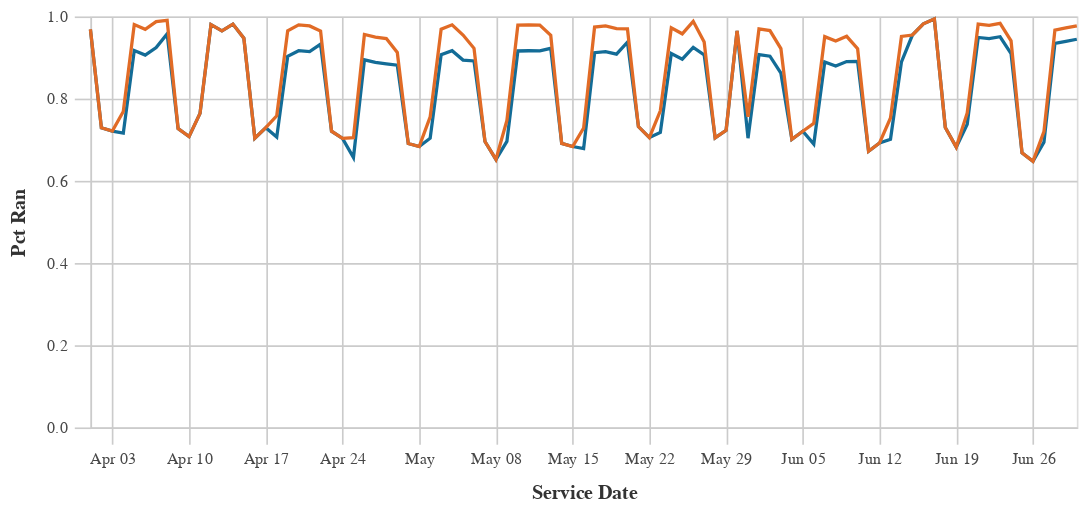

Notebook code for this chart:
### Code cell
line_1 = alt.Chart(with_3501).mark_line().encode(
    x=alt.X('service_date', title=_dla_utils.labeling('service_date')),
    y=alt.Y('pct_ran', title=_dla_utils.labeling('pct_ran')),
    color=alt.value("#136C97"))
line_2 = alt.Chart(no_3501).mark_line().encode(
    x=alt.X('service_date', title=_dla_utils.labeling('service_date')),
    y=alt.Y('pct_ran', title=_dla_utils.labeling('pct_ran')),
    color=alt.value("#E16B26"))
chart = line_1+line_2
line_chart = styleguide.preset_chart_config(chart)
line_chart = _dla_utils.add_tooltip(line_chart, 'service_date:O', 'pct_ran:Q')
line_chart.properties(width=600)
